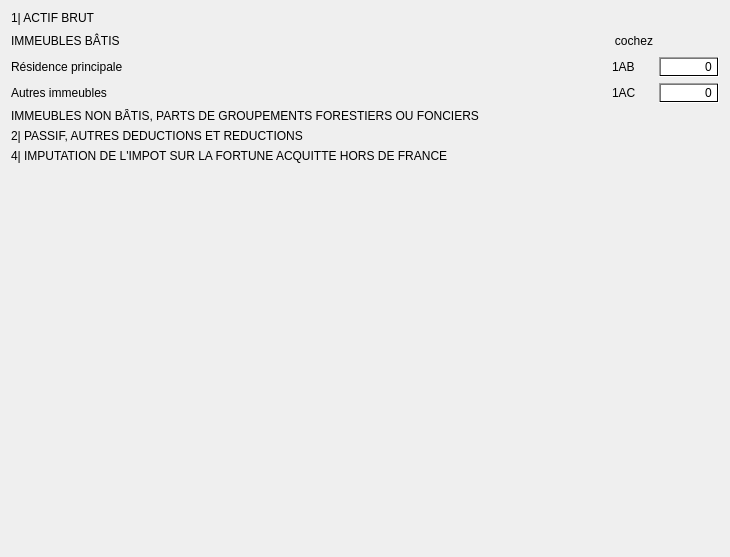
<?xml version="1.0" encoding="UTF-8"?>
<ui version="4.0">
 <class>Page_isf</class>
 <widget class="QWidget" name="Page_isf">
  <property name="geometry">
   <rect>
    <x>0</x>
    <y>0</y>
    <width>730</width>
    <height>557</height>
   </rect>
  </property>
  <property name="minimumSize">
   <size>
    <width>730</width>
    <height>0</height>
   </size>
  </property>
  <property name="maximumSize">
   <size>
    <width>730</width>
    <height>16777215</height>
   </size>
  </property>
  <property name="windowTitle">
   <string>Form</string>
  </property>
  <property name="styleSheet">
   <string notr="true"/>
  </property>
  <layout class="QVBoxLayout" name="verticalLayout">
   <item>
    <widget class="QLabel" name="label_2">
     <property name="styleSheet">
      <string notr="true"/>
     </property>
     <property name="text">
      <string>1| ACTIF BRUT</string>
     </property>
     <property name="class" stdset="0">
      <string>titreA</string>
     </property>
    </widget>
   </item>
   <item>
    <layout class="QGridLayout" name="gridLayout">
     <item row="0" column="0">
      <widget class="QLabel" name="label_60">
       <property name="styleSheet">
        <string notr="true"/>
       </property>
       <property name="text">
        <string>IMMEUBLES BÂTIS</string>
       </property>
       <property name="class" stdset="0">
        <string>titreB</string>
       </property>
      </widget>
     </item>
     <item row="1" column="0">
      <widget class="QLabel" name="label_65">
       <property name="styleSheet">
        <string notr="true"/>
       </property>
       <property name="text">
        <string>Résidence principale</string>
       </property>
       <property name="class" stdset="0">
        <string>texte01</string>
       </property>
      </widget>
     </item>
     <item row="1" column="1">
      <spacer name="horizontalSpacer">
       <property name="orientation">
        <enum>Qt::Horizontal</enum>
       </property>
       <property name="sizeHint" stdset="0">
        <size>
         <width>40</width>
         <height>20</height>
        </size>
       </property>
      </spacer>
     </item>
     <item row="1" column="2">
      <widget class="QLabel" name="label_62">
       <property name="minimumSize">
        <size>
         <width>30</width>
         <height>20</height>
        </size>
       </property>
       <property name="maximumSize">
        <size>
         <width>30</width>
         <height>20</height>
        </size>
       </property>
       <property name="layoutDirection">
        <enum>Qt::LeftToRight</enum>
       </property>
       <property name="styleSheet">
        <string notr="true"/>
       </property>
       <property name="text">
        <string>1AB</string>
       </property>
       <property name="class" stdset="0">
        <string>code</string>
       </property>
      </widget>
     </item>
     <item row="1" column="3">
      <widget class="QSpinBox" name="b1ab">
       <property name="enabled">
        <bool>true</bool>
       </property>
       <property name="minimumSize">
        <size>
         <width>60</width>
         <height>20</height>
        </size>
       </property>
       <property name="maximumSize">
        <size>
         <width>60</width>
         <height>20</height>
        </size>
       </property>
       <property name="styleSheet">
        <string notr="true">background-color: qlineargradient(spread:pad, x1:0, y1:0, x2:1, y2:0, stop:0 rgba(255, 255, 255, 255), stop:1 rgba(255, 255, 255, 255));</string>
       </property>
       <property name="wrapping">
        <bool>false</bool>
       </property>
       <property name="frame">
        <bool>true</bool>
       </property>
       <property name="alignment">
        <set>Qt::AlignRight|Qt::AlignTrailing|Qt::AlignVCenter</set>
       </property>
       <property name="buttonSymbols">
        <enum>QAbstractSpinBox::NoButtons</enum>
       </property>
       <property name="accelerated">
        <bool>false</bool>
       </property>
       <property name="correctionMode">
        <enum>QAbstractSpinBox::CorrectToPreviousValue</enum>
       </property>
       <property name="keyboardTracking">
        <bool>true</bool>
       </property>
       <property name="suffix">
        <string/>
       </property>
       <property name="prefix">
        <string/>
       </property>
       <property name="minimum">
        <number>0</number>
       </property>
       <property name="maximum">
        <number>99999999</number>
       </property>
       <property name="singleStep">
        <number>10000</number>
       </property>
       <property name="value">
        <number>0</number>
       </property>
      </widget>
     </item>
     <item row="2" column="0" colspan="2">
      <widget class="QLabel" name="label_66">
       <property name="styleSheet">
        <string notr="true"/>
       </property>
       <property name="text">
        <string>Autres immeubles</string>
       </property>
       <property name="class" stdset="0">
        <string>texte01</string>
       </property>
      </widget>
     </item>
     <item row="2" column="2">
      <widget class="QLabel" name="label_63">
       <property name="minimumSize">
        <size>
         <width>30</width>
         <height>20</height>
        </size>
       </property>
       <property name="maximumSize">
        <size>
         <width>30</width>
         <height>20</height>
        </size>
       </property>
       <property name="layoutDirection">
        <enum>Qt::LeftToRight</enum>
       </property>
       <property name="styleSheet">
        <string notr="true"/>
       </property>
       <property name="text">
        <string>1AC</string>
       </property>
       <property name="class" stdset="0">
        <string>code</string>
       </property>
      </widget>
     </item>
     <item row="2" column="3">
      <widget class="QSpinBox" name="b1ac">
       <property name="enabled">
        <bool>true</bool>
       </property>
       <property name="minimumSize">
        <size>
         <width>60</width>
         <height>20</height>
        </size>
       </property>
       <property name="maximumSize">
        <size>
         <width>60</width>
         <height>20</height>
        </size>
       </property>
       <property name="styleSheet">
        <string notr="true">background-color: qlineargradient(spread:pad, x1:0, y1:0, x2:1, y2:0, stop:0 rgba(255, 255, 255, 255), stop:1 rgba(255, 255, 255, 255));</string>
       </property>
       <property name="wrapping">
        <bool>false</bool>
       </property>
       <property name="frame">
        <bool>true</bool>
       </property>
       <property name="alignment">
        <set>Qt::AlignRight|Qt::AlignTrailing|Qt::AlignVCenter</set>
       </property>
       <property name="buttonSymbols">
        <enum>QAbstractSpinBox::NoButtons</enum>
       </property>
       <property name="accelerated">
        <bool>false</bool>
       </property>
       <property name="correctionMode">
        <enum>QAbstractSpinBox::CorrectToPreviousValue</enum>
       </property>
       <property name="keyboardTracking">
        <bool>true</bool>
       </property>
       <property name="suffix">
        <string/>
       </property>
       <property name="prefix">
        <string/>
       </property>
       <property name="minimum">
        <number>0</number>
       </property>
       <property name="maximum">
        <number>99999999</number>
       </property>
       <property name="singleStep">
        <number>10000</number>
       </property>
       <property name="value">
        <number>0</number>
       </property>
      </widget>
     </item>
     <item row="0" column="2">
      <widget class="QLabel" name="label_79">
       <property name="minimumSize">
        <size>
         <width>41</width>
         <height>20</height>
        </size>
       </property>
       <property name="maximumSize">
        <size>
         <width>41</width>
         <height>20</height>
        </size>
       </property>
       <property name="text">
        <string>cochez</string>
       </property>
       <property name="alignment">
        <set>Qt::AlignRight|Qt::AlignTrailing|Qt::AlignVCenter</set>
       </property>
       <property name="class" stdset="0">
        <string>texte02</string>
       </property>
      </widget>
     </item>
    </layout>
   </item>
   <item>
    <widget class="QLabel" name="label_61">
     <property name="styleSheet">
      <string notr="true"/>
     </property>
     <property name="text">
      <string>IMMEUBLES NON BÂTIS, PARTS DE GROUPEMENTS FORESTIERS OU FONCIERS</string>
     </property>
     <property name="class" stdset="0">
      <string>titreB</string>
     </property>
    </widget>
   </item>
   <item>
    <widget class="QLabel" name="label_3">
     <property name="styleSheet">
      <string notr="true"/>
     </property>
     <property name="text">
      <string>2| PASSIF, AUTRES DEDUCTIONS ET REDUCTIONS</string>
     </property>
     <property name="class" stdset="0">
      <string>titreA</string>
     </property>
    </widget>
   </item>
   <item>
    <widget class="QLabel" name="label_4">
     <property name="styleSheet">
      <string notr="true"/>
     </property>
     <property name="text">
      <string>4| IMPUTATION DE L'IMPOT SUR LA FORTUNE ACQUITTE HORS DE FRANCE</string>
     </property>
     <property name="class" stdset="0">
      <string>titreA</string>
     </property>
    </widget>
   </item>
   <item>
    <spacer name="verticalSpacer">
     <property name="orientation">
      <enum>Qt::Vertical</enum>
     </property>
     <property name="sizeHint" stdset="0">
      <size>
       <width>20</width>
       <height>53</height>
      </size>
     </property>
    </spacer>
   </item>
  </layout>
 </widget>
 <tabstops>
  <tabstop>b1ab</tabstop>
 </tabstops>
 <resources/>
 <connections/>
 <designerdata>
  <property name="gridDeltaX">
   <number>5</number>
  </property>
  <property name="gridDeltaY">
   <number>5</number>
  </property>
  <property name="gridSnapX">
   <bool>true</bool>
  </property>
  <property name="gridSnapY">
   <bool>true</bool>
  </property>
  <property name="gridVisible">
   <bool>true</bool>
  </property>
 </designerdata>
</ui>
